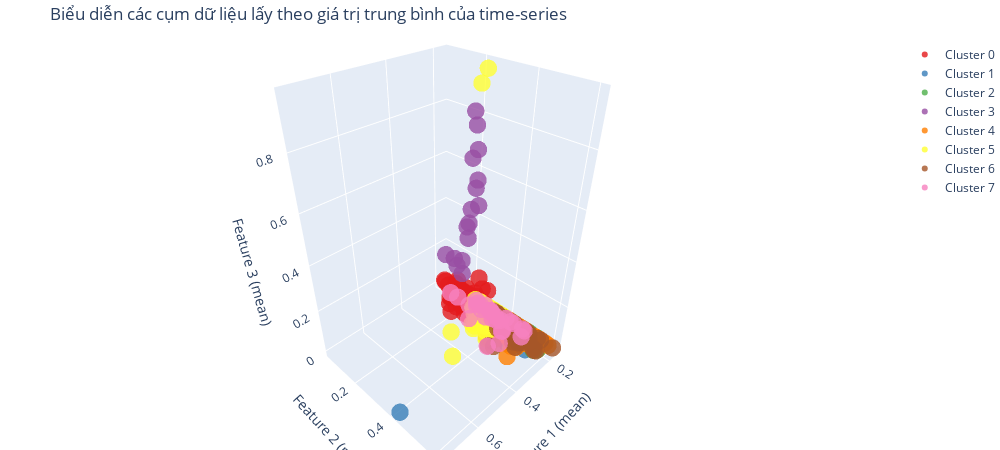

Here is the notebook cell this chart was saved with:
### Code cell
colors = px.colors.qualitative.Set1
fig = go.Figure()

for i in range(len(labels)):
    cluster_points = x_mean[labels == i]
    
    fig.add_trace(go.Scatter3d(
        x=cluster_points[:, 0],
        y=cluster_points[:, 1],
        z=cluster_points[:, 2],
        mode='markers',
        marker=dict(size=6, color=colors[i % len(colors)], opacity=0.8),
        name=f'Cluster {i}'
    ))

fig.update_layout(
    title=f'Biểu diễn các cụm dữ liệu lấy theo giá trị trung bình của time-series',
    scene=dict(
        xaxis_title='Feature 1 (mean)',
        yaxis_title='Feature 2 (mean)',
        zaxis_title='Feature 3 (mean)',
    ),
    margin=dict(l=0, r=0, b=0, t=40),
    width=1000,  # Tăng chiều rộng
    height=450   # Tăng chiều cao
)
fig.show()
